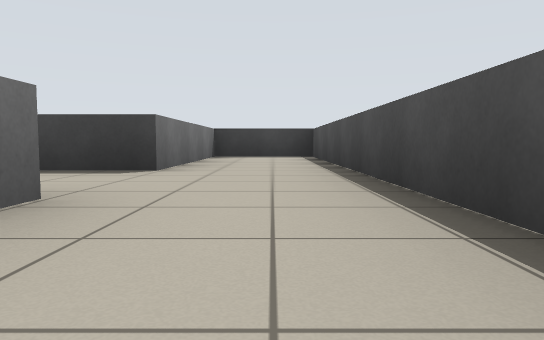
view 1 (above)

24 first-person views from a walk through a robot-simulator world made for Stage. The camera is 0.5 m above the floor, tilts 4° down and sees 70° across. The lines on the ground mark 1 m squares. The floor is counted in squares, 2 m on a side. Each view is taken from the middle of a square. On the plan, view 1 faces up. The plan holds only what a view shows up to about 9 squares ahead; the rest is blank. The robots in the file are not drawn.

view 2
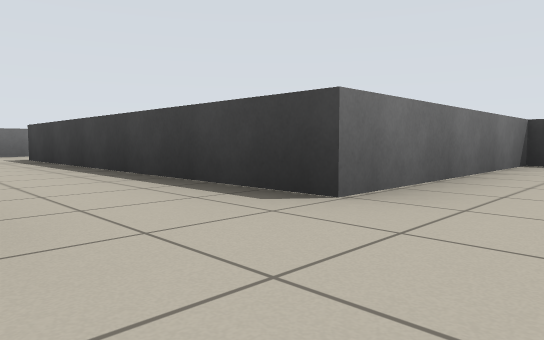

view 3
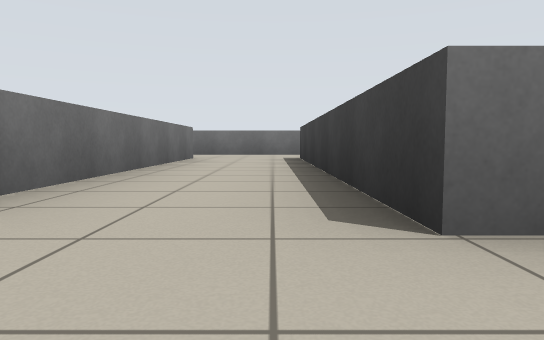

view 4
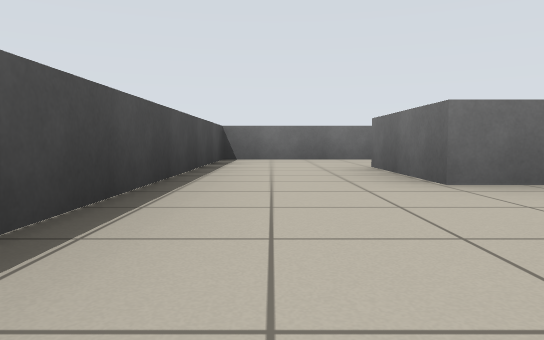

view 5
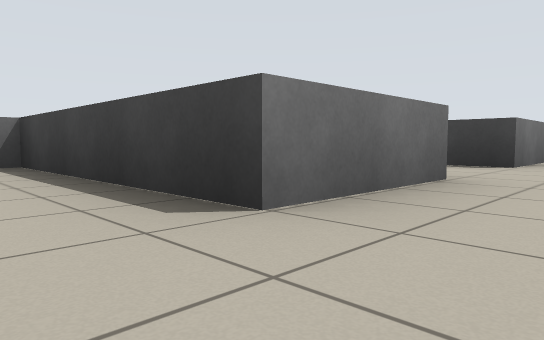

view 6
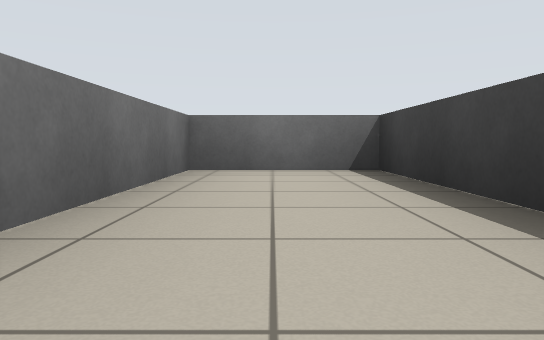

view 7
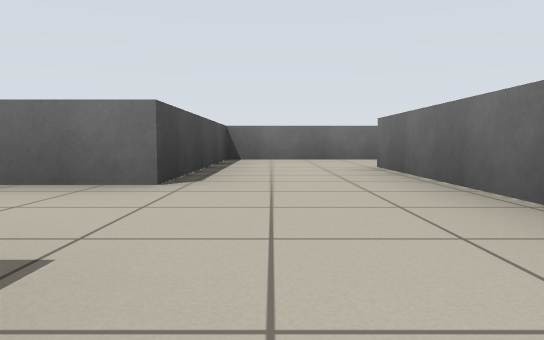

view 8
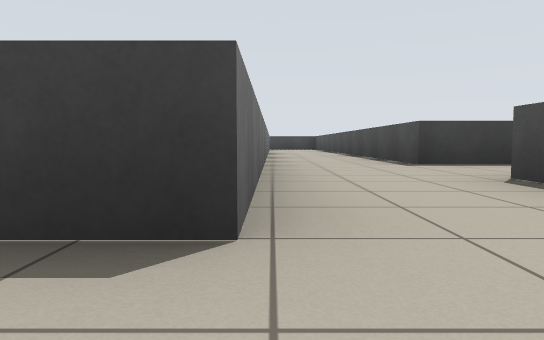

view 9
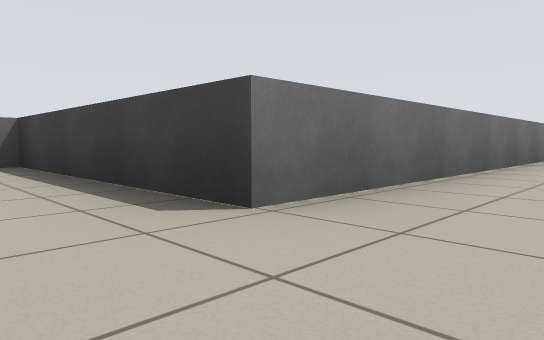

view 10
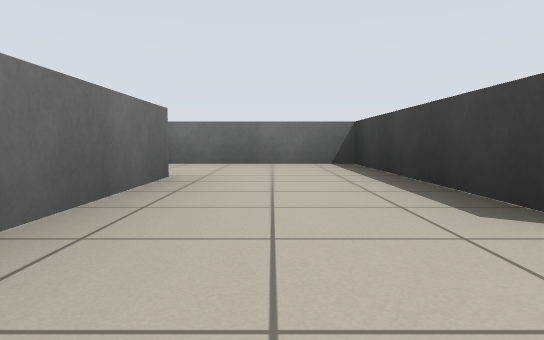

view 11
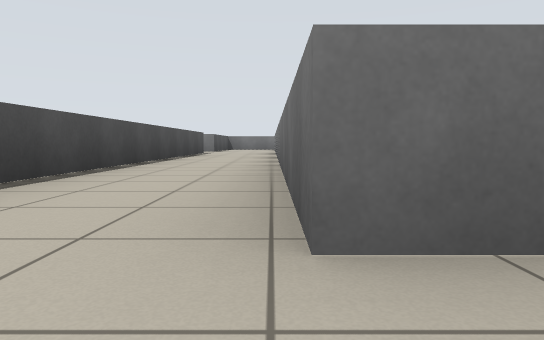

view 12
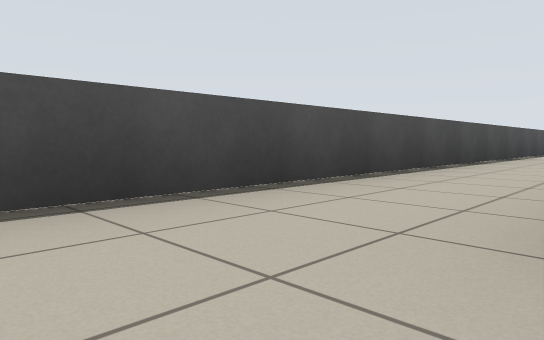

view 13
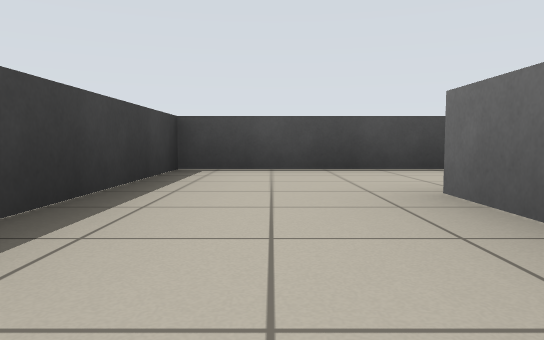

view 14
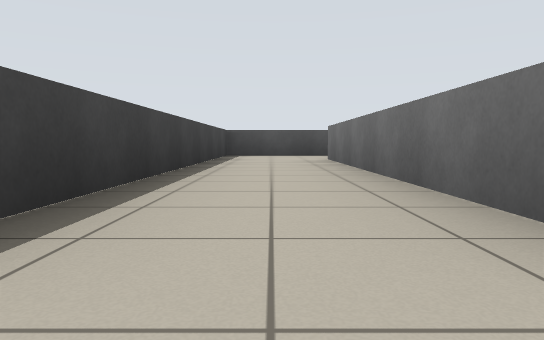

view 15
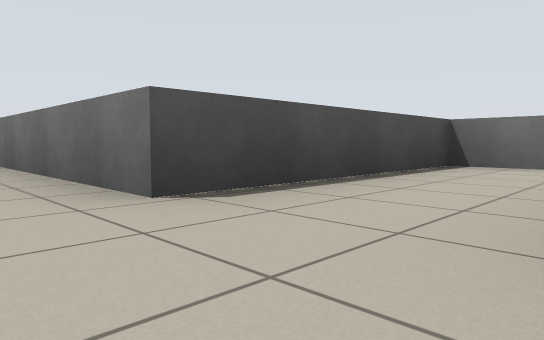

view 16
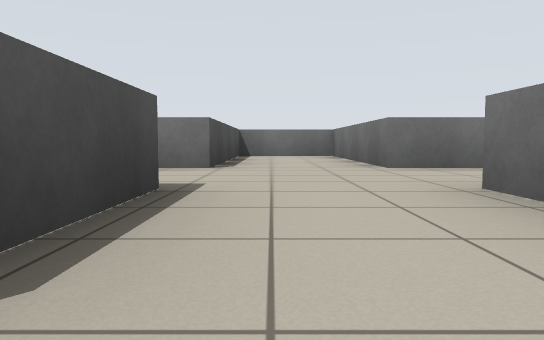

view 17
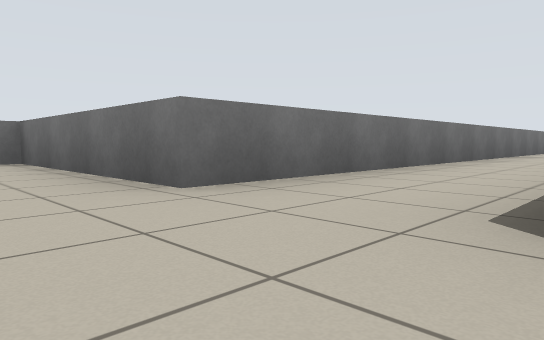

view 18
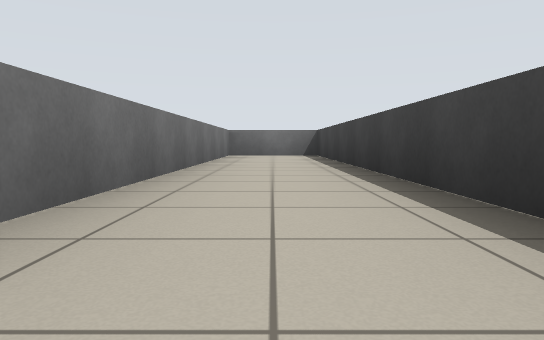

view 19
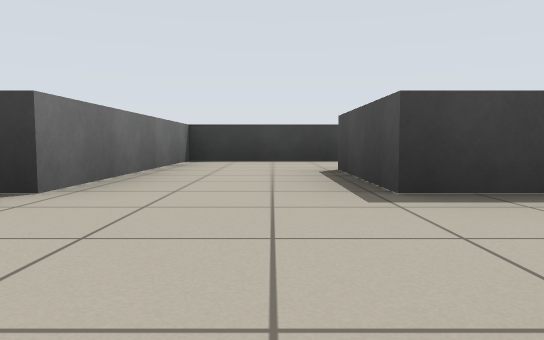

view 20
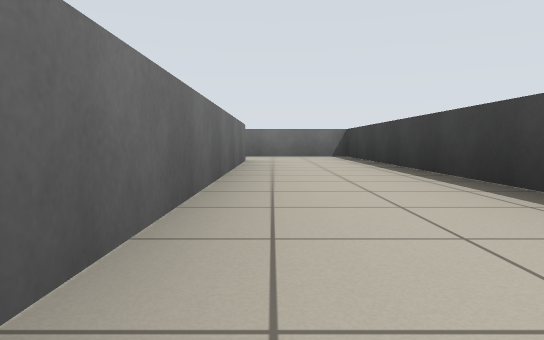

view 21
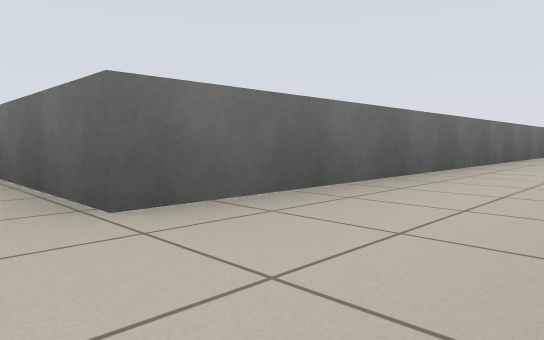

view 22
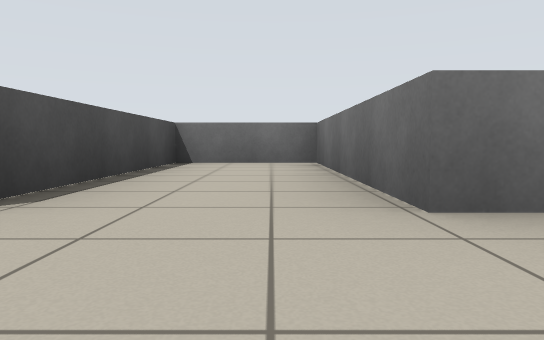

view 23
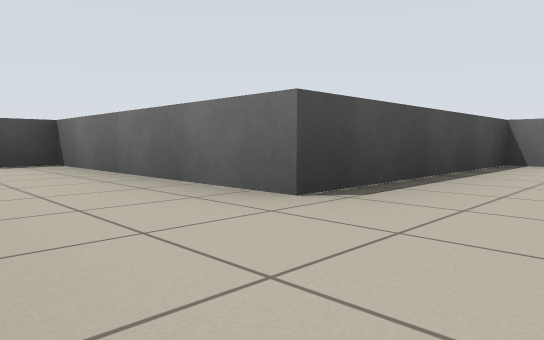

view 24
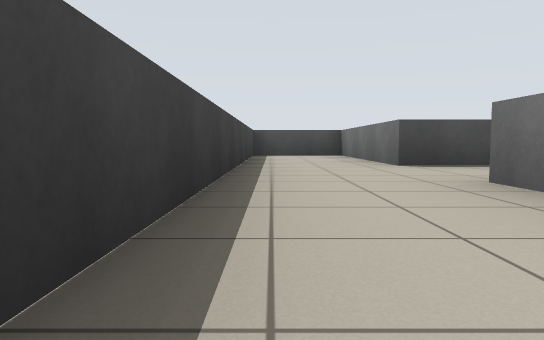

### Floor plan
Key: @ floor where view 1 was taken; # wall or solid block; . floor; = window, fence, low wall or low ledge.
Columns run from 26 left of view 1 to 1 right of it. Each row starts with its distance up from view 1.
 18           #######   ########
 17           #....... ........#
 16           #................#
 15           #..#########..####
 14 ########  #..=########..#
 13 #...................##..#
 12 ###########..#####=.#####
 11           #..#   #=.#
 10           #..#    =.#
  9           #..#    =.#
  8           ####    =.#
  7                   =.#    #=#
  6                   =.#    =.#
  5                   =.#   #=.#
  4                   =.#####=.#
  3                   =........#
  2                   =........#
  1                  #=.#####=.#
  0               #====.##====@#
 -1               #.....##.....#
 -2               #..###########

Where each view was taken, in squares from view 1:
view 1: 0 up, 0 right, facing up
view 2: 2 up, 0 right, facing up-left
view 3: 3 up, 0 right, facing left
view 4: 4 up, 0 right, facing down
view 5: 1 down, 0 right, facing up-left
view 6: 1 down, 1 left, facing left
view 7: 4 up, 7 left, facing down
view 8: 1 down, 8 left, facing up
view 9: 1 down, 7 left, facing up-left
view 10: 1 down, 7 left, facing left
view 11: 13 up, 8 left, facing down
view 12: 13 up, 8 left, facing down-right
view 13: 13 up, 10 left, facing right
view 14: 13 up, 14 left, facing right
view 15: 13 up, 15 left, facing down-right
view 16: 16 up, 14 left, facing down
view 17: 14 up, 14 left, facing down-left
view 18: 13 up, 18 left, facing left
view 19: 12 up, 14 left, facing up
view 20: 16 up, 8 left, facing left
view 21: 17 up, 4 left, facing down-left
view 22: 17 up, 4 left, facing down
view 23: 17 up, 4 left, facing down-right
view 24: 17 up, 7 left, facing right
